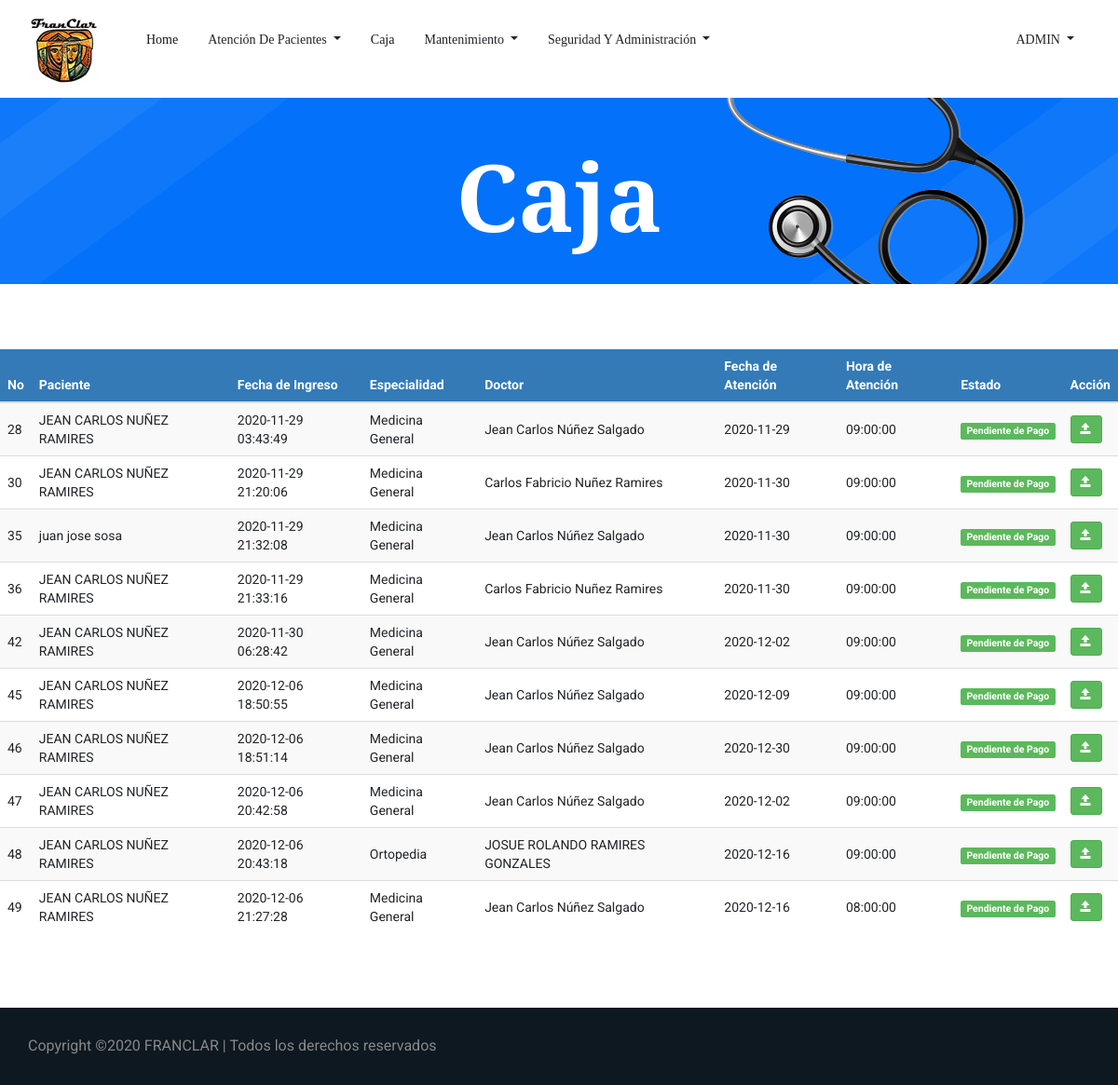
The page /Caja.php (signed in) on the database as committed earlier.
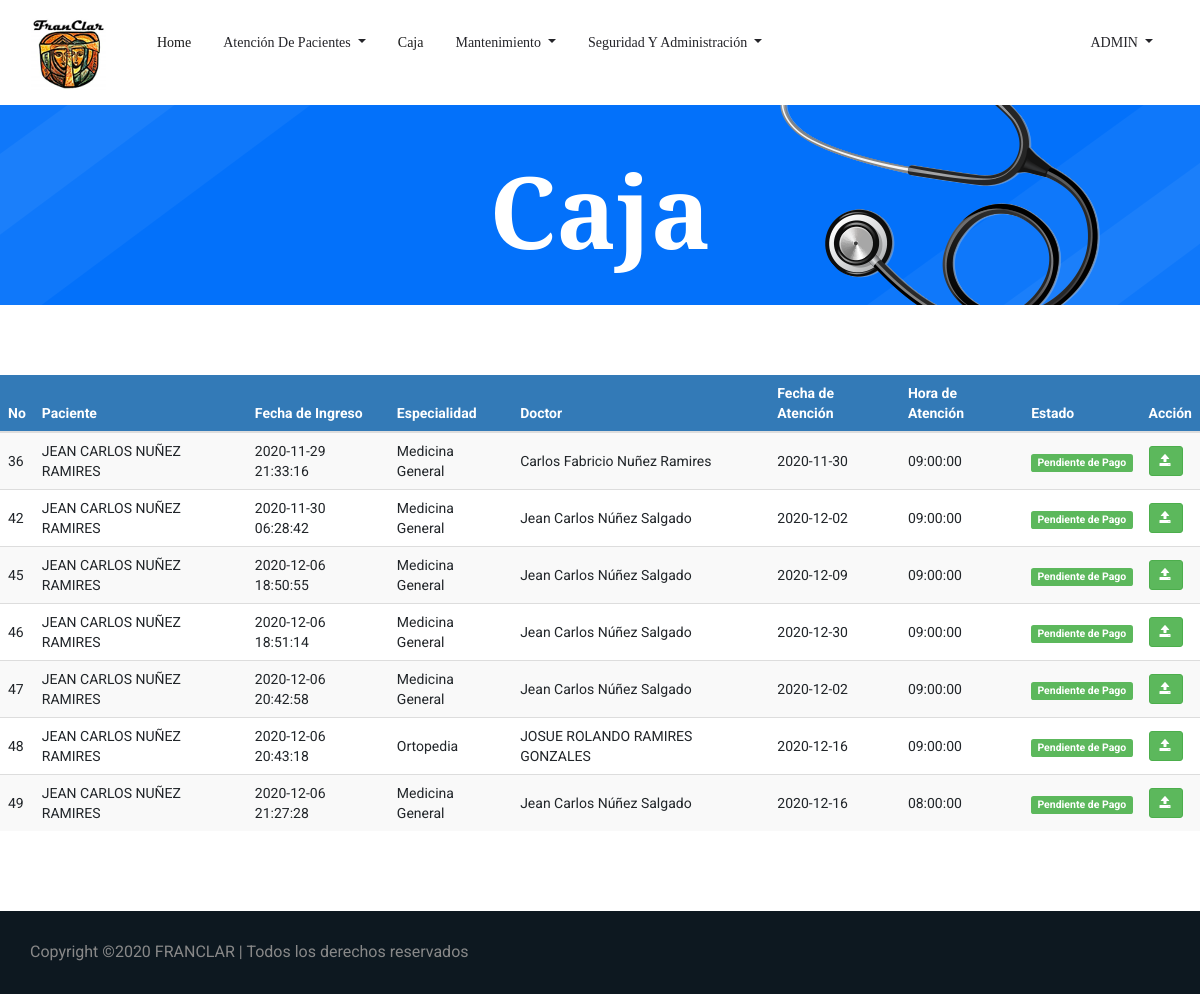
The same page on the database as committed later.
### tables this page shows
CREATE TABLE `tbl_citas` (
  `ID_Cita` bigint(3) NOT NULL,
  `ID_Paciente` int(3) NOT NULL,
  `ID_Usuario` bigint(3) NOT NULL,
  `ID_Empleado` int(3) NOT NULL,
  `ID_Especialidad` int(3) NOT NULL,
  `ID_Estado` int(3) NOT NULL,
  `Fec_Creacion` timestamp NOT NULL DEFAULT current_timestamp(),
  `Fec_Atencion` date NOT NULL,
  `Hora_Atencion` time NOT NULL,
  `Precio` int(5) NOT NULL,
  `Usuario_crea` bigint(3) DEFAULT NULL,
  `Fec_crea` date DEFAULT NULL,
  `Usuario_modif` bigint(3) DEFAULT NULL,
  `Fec_modif` date DEFAULT NULL
);

CREATE TABLE `tbl_pacientes` (
  `ID_Paciente` int(3) NOT NULL,
  `cedula` varchar(13) NOT NULL,
  `ID_Sexo` int(1) NOT NULL,
  `ID_Est_Civil` int(3) NOT NULL,
  `ID_Tipo_Sangre` int(3) NOT NULL,
  `ID_Religion` int(3) NOT NULL,
  `ID_TipoPaciente` int(3) NOT NULL,
  `Nom_Paciente` varchar(255) NOT NULL,
  `Fec_Nacimiento` date NOT NULL,
  `Edad` int(3) NOT NULL,
  `Dir_Paciente` varchar(255) NOT NULL,
  `Tel_Paciente` int(8) NOT NULL,
  `Cel_Paciente` int(8) NOT NULL,
  `Email` varchar(50) NOT NULL,
  `Contacto_Emergencia` varchar(40) NOT NULL,
  `ID_Parentesco` int(3) NOT NULL,
  `Tel_Emergencia` int(8) NOT NULL,
  `Cel_Emergencia` int(8) NOT NULL,
  `Antecedentes_Personales` varchar(500) DEFAULT NULL,
  `Antecedentes_Hospitalarios` varchar(500) DEFAULT NULL,
  `Antecedentes_Alergicos` varchar(500) DEFAULT NULL,
  `Antecedentes_Familiares` varchar(500) DEFAULT NULL,
  `Habitos` varchar(500) DEFAULT NULL,
  `Usuario_crea` bigint(3) DEFAULT NULL,
  `Fec_crea` date DEFAULT NULL,
  `Usuario_modif` bigint(3) DEFAULT NULL,
  `Fec_modif` date DEFAULT NULL
);

CREATE TABLE `tbl_especialidad` (
  `ID_especialidad` int(3) NOT NULL,
  `Descripcion_espec` varchar(30) NOT NULL,
  `Precio` int(5) NOT NULL
);

CREATE TABLE `tbl_empleado` (
  `ID_Empleado` int(3) NOT NULL,
  `Nom_Empleado` varchar(50) NOT NULL,
  `ID_Sexo` int(1) NOT NULL,
  `ID_Est_Civil` int(3) NOT NULL,
  `ID_Cargo` int(3) NOT NULL,
  `ID_Especialidad` int(3) NOT NULL,
  `Cedula` varchar(13) NOT NULL,
  `Fec_Nacimiento` date NOT NULL,
  `Dir_Empleado` varchar(255) NOT NULL,
  `Tel_Empleado` int(8) NOT NULL,
  `Cel_Empleado` int(8) NOT NULL,
  `Salario` int(6) NOT NULL,
  `Usuario_crea` bigint(3) DEFAULT NULL,
  `Fec_crea` date DEFAULT NULL,
  `Usuario_modif` bigint(3) DEFAULT NULL,
  `Fec_modif` date DEFAULT NULL
);

CREATE TABLE `tbl_estado_cita` (
  `ID_Estado` int(3) NOT NULL,
  `Descripcion_est_cita` varchar(20) NOT NULL
);

### Caja.php (the view, shortened to what this page needs)
<!doctype html>
<html lang="es">
<?php
include 'head.php'
?>
<body>
    <?php
    include 'header.php'
    ?>
    <section class="breadcrumb_part breadcrumb_bg">
        <div class="container">
            <div class="row">
                <div class="col-lg-12">
                    <div class="breadcrumb_iner">
                        <div class="breadcrumb_iner_item">
                            <h2>Caja</h2>
                        </div>
                    </div>
                </div>
            </div>
        </div>
    </section>
    <br>
     <br>
     <br>
    <div class="table-responsive">
			<table id="datatableUsuarios" class="table table-striped table-hover" cellspacing="0" width="100%">
            	<thead>
				<tr>
					<th>No</th>
					<th>Paciente</th>
					<th>Fecha de Ingreso</th>
					<th>Especialidad</th>
                    <th>Doctor</th>
                    <th>Fecha de Atención</th>
                    <th>Hora de Atención</th>
                    <th>Estado</th>
				    <th>Acción</th>
				</tr>
				</thead>
				<tbody>
				<?php
				$sql = mysqli_query($con, "SELECT tbl_citas.ID_Cita,
				tbl_pacientes.Nom_Paciente,
				tbl_citas.Fec_Creacion,
				tbl_especialidad.Descripcion_espec,
				tbl_empleado.Nom_Empleado,
				tbl_citas.Fec_Atencion,
				tbl_citas.Hora_Atencion,
				tbl_estado_cita.Descripcion_est_cita FROM tbl_citas
				INNER JOIN tbl_pacientes on tbl_citas.ID_Paciente = tbl_pacientes.ID_Paciente
				INNER JOIN tbl_especialidad on tbl_citas.ID_Especialidad = tbl_especialidad.ID_Especialidad
				INNER JOIN tbl_empleado on tbl_citas.ID_Empleado = tbl_empleado.ID_Empleado
				INNER JOIN tbl_estado_cita on tbl_citas.ID_Estado = tbl_estado_cita.ID_Estado WHERE tbl_estado_cita.ID_Estado = 3");
				if(mysqli_num_rows($sql) == 0){
					echo '<tr><td colspan="8">No hay datos.</td></tr>';
				}else{
					while($row = mysqli_fetch_assoc($sql)){
						echo '
						<tr>
						<td>'.$row['ID_Cita'].'</td>
						<td>'.$row['Nom_Paciente'].'</td>
						<td>'.$row['Fec_Creacion'].'</td>
						<td>'.$row['Descripcion_espec'].'</td>
						<td>'.$row['Nom_Empleado'].'</td>
						<td>'.$row['Fec_Atencion'].'</td>
						<td>'.$row['Hora_Atencion'].'</td>
						<td><span class="label label-success">'.$row['Descripcion_est_cita'].'</span></td>
						<td>
                            <a href="Facturacion.php?nik='.$row['ID_Cita'].'" title="Realizar Consulta" class="btn btn-success btn-sm"><span class="glyphicon glyphicon-open" aria-hidden="true"></span></a>
						</td>
						</tr>
						';
					}
				}
				?>
			</table>
		 </div>
         <br>
     <br>
     <br>
    <?php
        include 'Copyright.php'
    ?>
</body>
</html>

Rows that differ between the two databases and show on the page:
no longer on this page (row edited): tbl_citas: ID_Cita "28", ID_Paciente.Nom_Paciente "JEAN CARLOS NUÑEZ RAMIRES", Fec_Creacion "2020-11-29 03:43:49", ID_Especialidad.Descripcion_espec "Medicina General", ID_Empleado.Nom_Empleado "Jean Carlos Núñez Salgado", Fec_Atencion "2020-11-29", Hora_Atencion "09:00:00", ID_Estado.Descripcion_est_cita "Pendiente de Pago"
no longer on this page (row edited): tbl_citas: ID_Cita "30", ID_Paciente.Nom_Paciente "JEAN CARLOS NUÑEZ RAMIRES", Fec_Creacion "2020-11-29 21:20:06", ID_Especialidad.Descripcion_espec "Medicina General", ID_Empleado.Nom_Empleado "Carlos Fabricio Nuñez Ramires", Fec_Atencion "2020-11-30", Hora_Atencion "09:00:00", ID_Estado.Descripcion_est_cita "Pendiente de Pago"
no longer on this page (row edited): tbl_citas: ID_Cita "35", ID_Paciente.Nom_Paciente "juan jose sosa", Fec_Creacion "2020-11-29 21:32:08", ID_Especialidad.Descripcion_espec "Medicina General", ID_Empleado.Nom_Empleado "Jean Carlos Núñez Salgado", Fec_Atencion "2020-11-30", Hora_Atencion "09:00:00", ID_Estado.Descripcion_est_cita "Pendiente de Pago"
